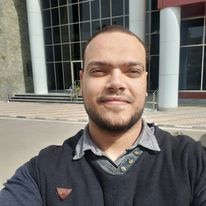
#> input picture opencv_chapters/photos/ibra3.jpg, 206 x 206 px, found by its file name
$ python chapter9.py
#> lines starting #> are read from the running program, lines starting #| are printed output that depends on the picture; after the words box and inside, x2 and y2 are one past the last pixel; in counts of white or black regions, pixels touching at a corner belong together
import cv2 as cv

faceCascade = cv.CascadeClassifier('face detection and recognition on pictures in real-time/haarcascade_frontalface_default.xml')

img = cv.imread('opencv_chapters/photos/ibra3.jpg')
#> img is the input picture: shape (206, 206, 3); mean B, G, R 105.5, 110.4, 115.4

gray = cv.cvtColor(img,cv.COLOR_BGR2GRAY)
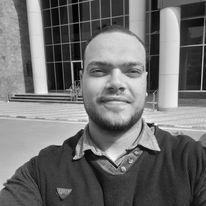
#> gray: shape (206, 206); min 0, max 252, mean 111.3

faces = faceCascade.detectMultiScale(gray,1.1,4)
#> faces = [[74, 37, 84, 84]]

for (x,y,w,h) in faces:
    cv.rectangle(img,(x,y),(x+w,y+h),(255,0,0),2)
#> this loop made 1 pass
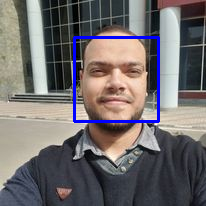
#> img: shape (206, 206, 3); 2.37% of pixels changed, all inside (x1, y1, x2, y2) = (73, 36, 160, 123)


cv.imshow("result",img)
cv.waitKey(0)

$ run again, with opencv_chapters/photos/ibra.jpg copied over opencv_chapters/photos/ibra3.jpg
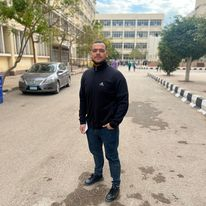
#> input picture opencv_chapters/photos/ibra.jpg, 206 x 206 px, found by its file name
#> img is the input picture: shape (206, 206, 3); mean B, G, R 137.8, 152, 159.7
#> `gray = cv.cvtColor(img,cv.COLOR_BGR2GRAY)`:
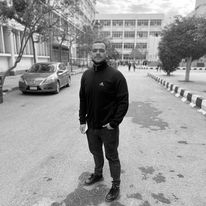
#> gray: shape (206, 206); min 0, max 255, mean 152.7
#> faces = ()
